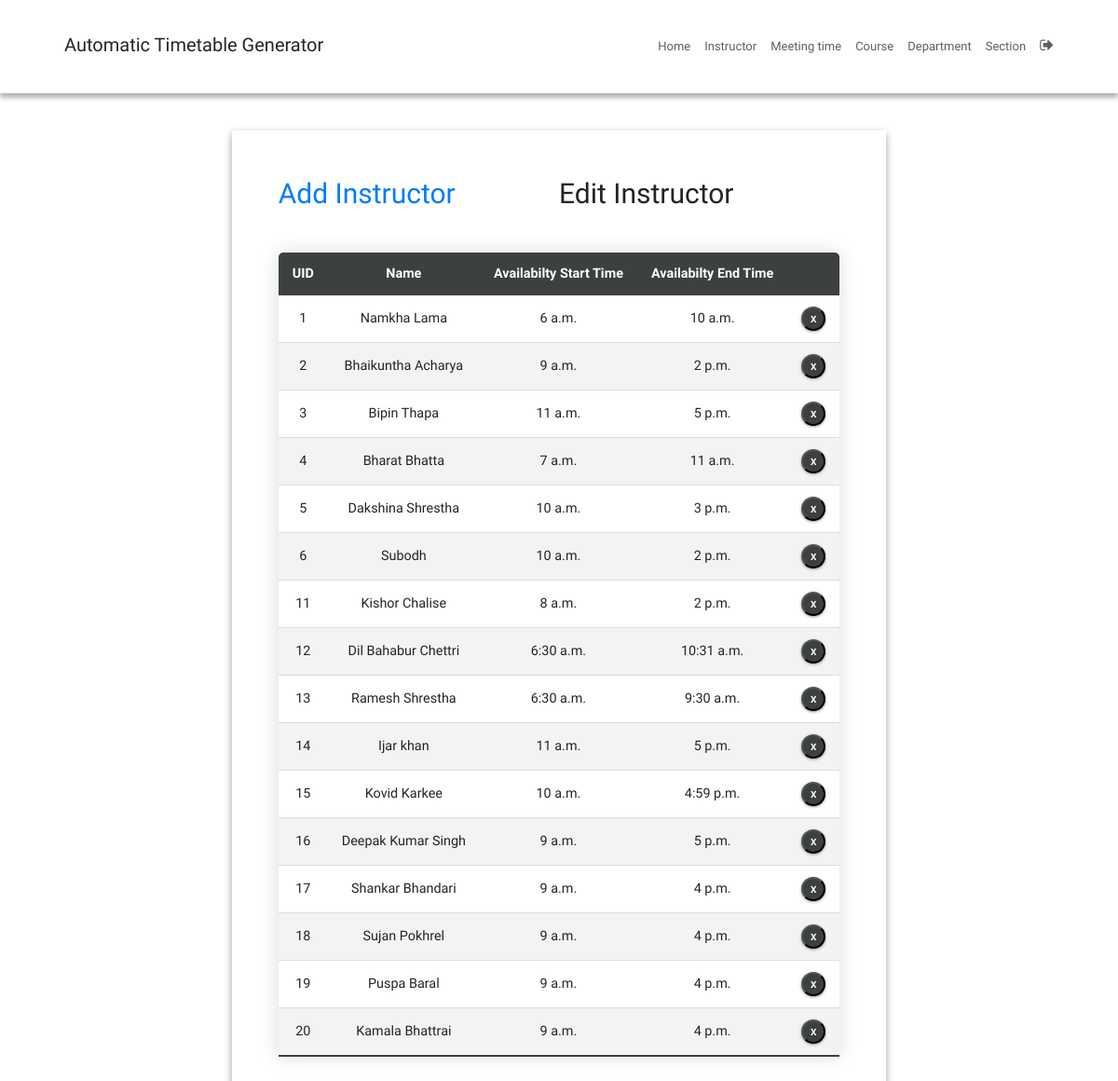
Page /instructorEdit/ (signed in) on the earlier database version.
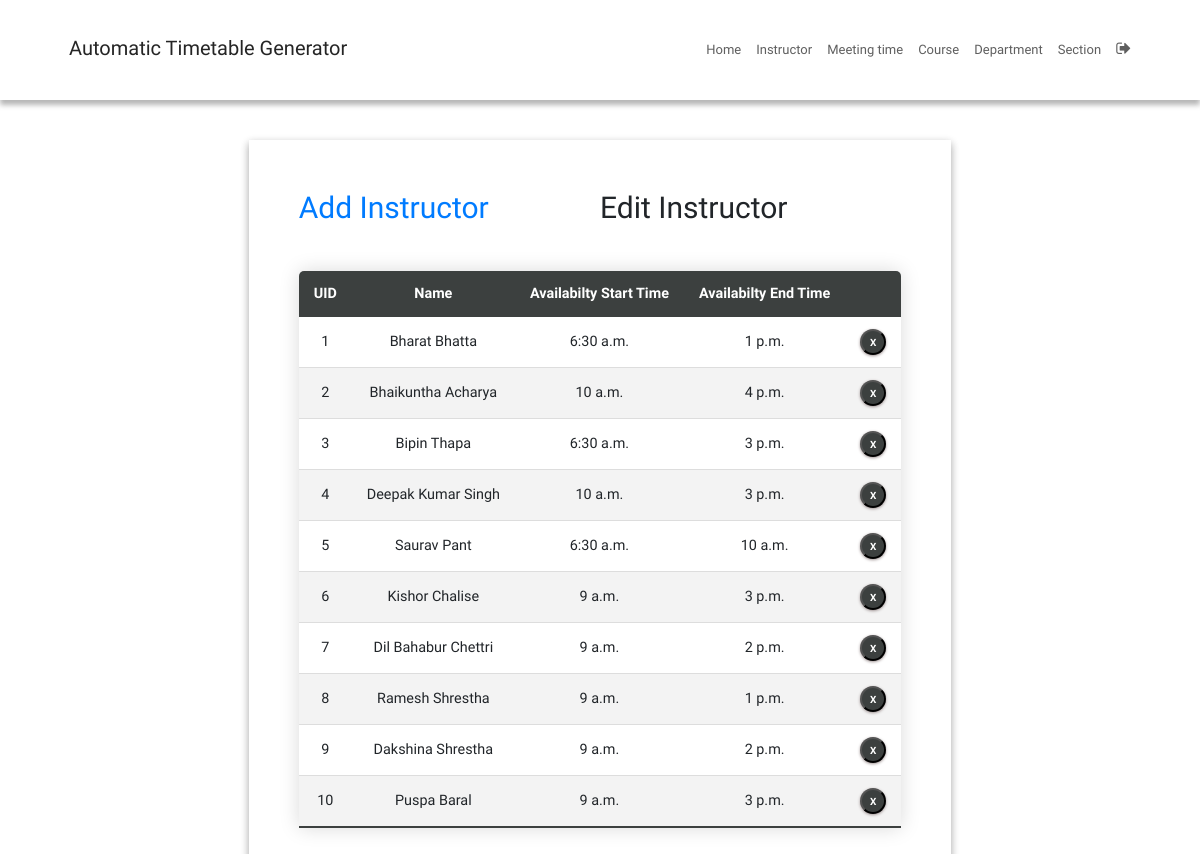
Same page on the later database version.
### SchedulerApp/models.py (models this page shows, shortened)
class Instructor(models.Model):
    uid = models.CharField(max_length=6)
    name = models.CharField(max_length=25)
    availability_start = models.TimeField(null=True)  # Start time in 24-hour format
    availability_end = models.TimeField(null=True)    # End time in 24-hour format

### SchedulerApp/views.py (the view)
# urls.py: path('instructorEdit/', instructorEdit, name='instructorEdit'),
@login_required
def instructorEdit(request):
    context = {'instructors': Instructor.objects.all()}
    return render(request, 'instructorEdit.html', context)

### SchedulerApp/templatetags/index.py (called while the page is built)
@register.tag
def active(parser, token):
    args = token.split_contents()
    template_tag = args[0]
    if len(args) < 2:
        raise (template.TemplateSyntaxError, f'{template_tag} tag requires at least one argument')
    return NavSelectedNode(args[1:])

    def render(self, context):
        path = context['request'].path
        for p in self.patterns:
            pValue = template.Variable(p).resolve(context)
            if path == pValue:
                return 'active'
        return ''

### templates/instructorEdit.html (shortened to what this page needs)
{% extends 'base.html' %}
{% block content %}
{% load static %}
<fieldset class="fieldset">
  <div class="tablink">
    <a href="{% url 'instructorAdd'%}">
      <h1 onclick="openPage('new')" id="defaultOpen">Add Instructor</h1>
    </a>
    <h1 onclick="openPage('edit')" id="link_to_edit">Edit Instructor</h1>
  </div>
  <div class="tabcontent" id="edit">
    <table class="editTable">
      <thead>
        <tr class="table-headers">
          <th>UID</th>
          <th>Name</th>
          <th>Availabilty Start Time</th>
          <th>Availabilty End Time</th>
          <th class="empty"></th>
        </tr>
      </thead>
      <tbody>
        {% for inst in instructors %}
        <tr>
          <td>{{inst.uid}}</td>
          <td>{{inst.name}}</td>
          <td>{{inst.availability_start}}</td>
          <td>{{inst.availability_end}}</td>
          <td class="empty">
            <form action="{% url 'deleteinstructor' inst.id %}" method="post">
              <input type="submit" value="X" class="cross">
            </form>
          </td>
        </tr>
        {% endfor %}
      </tbody>
    </table>
  </div>
</fieldset>
{% endblock %}

### templates/base.html (shortened to what this page needs)
{% load static %}
{% load index %}
{% url 'home' as home %}
{% url 'instructorAdd' as instructorAdd %}
{% url 'roomAdd' as roomAdd %}
{% url 'meetingTimeAdd' as meetingTimeAdd %}
{% url 'courseAdd' as courseAdd %}
{% url 'departmentAdd' as departmentAdd %}
{% url 'sectionAdd' as sectionAdd %}
<!DOCTYPE html>
<html lang="en">
  <head>
    <link
      rel="stylesheet"
      href="https://stackpath.bootstrapcdn.com/bootstrap/4.3.1/css/bootstrap.min.css"
    />
    <link
      rel="stylesheet"
      href="https://cdnjs.cloudflare.com/ajax/libs/font-awesome/4.7.0/css/font-awesome.min.css"
    />
    <link
      rel="stylesheet"
      type="text/css"
      href="{% static 'CSS/style.css' %}"
    />
  </head>
  <body>
    <div class="main">
      <nav class="navbar">
        <div class="navbar-container">
          <div class="logo">
            <h2><a href="{{ home }}">Automatic Timetable Generator</a></h2>
          </div>
          <ul class="menu-items">
            <li class="{% active request home %}">
              <a href="{{ home }}">Home</a>
            </li>
            <li class="{% active request instructorAdd %}">
              <a href="{{ instructorAdd }}">Instructor</a>
            </li>
            <li class="{% active request meetingTimeAdd %}">
              <a href="{{ meetingTimeAdd }}">Meeting time</a>
            </li>
            <li class="{% active request courseAdd %}">
              <a href="{{ courseAdd }}">Course</a>
            </li>
            <li class="{% active request departmentAdd %}">
              <a href="{{ departmentAdd }}">Department</a>
            </li>
            <li class="{% active request sectionAdd %}">
              <a href="{{ sectionAdd }}">Section</a>
            </li>
            {% if user.is_authenticated %}
            <li>
              <a href="{% url 'logout' %}"
                ><i style="font-size: 1.6rem" class="fa">&#xf08b;</i></a
              >
            </li>
            {% endif %}
          </ul>
        </div>
      </nav>
      <div class="container-fluid">
        <div class="row">
          <div
            class="col-md-12 col-xxl-12 col-xl-12 col-sm-12 ml-auto col-lg-12 formpart"
          >
            {% block content %} {% endblock %}
          </div>
        </div>
      </div>
    </div>
  </body>
</html>

### static/CSS/style.css (style rules this page uses)
:root { --green4: #343837; --green5: #303333; --green6: #454a49; --green7: #3c403f; --white: #fff; --grey: #aaa; --dark-grey: #444; --light-grey: #a29999; --lighter-grey: #dddddd; --lightest-grey: #f3f3f3; --box-shadow: #9e9292; }
html { font-size: 100%; box-sizing: border-box; scroll-behavior: smooth; }
html, body { margin: 0; padding: 0; width: 100vw; min-height: 100%; text-rendering: optimizeLegibility; font-family: "Quicksand", sans-serif; font-size: 62.5%; }
body { position: relative; }
a { text-decoration: none; }
.logo h2 { color: var(--green3); }
.logo h2 a { text-decoration: none; color: inherit; }
.navbar { box-shadow: 0px 5px 5px 0px var(--grey); position: relative; width: 100%; background: var(--white); color: #000; opacity: 0.85; height: 10rem; z-index: 12; }
.navbar-container { max-width: 1200px; width: 90%; margin: auto; display: flex; justify-content: space-between; height: auto; align-items: center; }
.menu-items { order: 2; display: flex; margin-bottom: 0px; }
.menu-items li { list-style: none; margin-left: 1.5rem; font-size: 1.2rem; position: relative; }
.menu-items a { text-decoration: none; color: var(--dark-grey); position: relative; font-size: 1.3rem; font-weight: 500; transition: color 0.3s ease-in-out; }
.logo { order: 1; font-size: 3rem; }
.container-fluid { position: relative; top: 4rem; padding-bottom: 4rem; }
.menu-items li::before { content: ''; position: absolute; left: 0; bottom: -3px; width: 100%; height: 3px; background: #ff3f3f; transform-origin: center; transform: scaleX(0); }
fieldset { padding: 50px; border-radius: 0 0 8px 8px; background: transparent; box-shadow: rgba(0, 0, 0, 0.145) 0px 4px 8px, rgba(0, 0, 0, 0.24) 0px 3px 8px; border-top: 5px solid var(--green1); }
.fieldset { min-width: 65rem; font-size: 1.6rem; }
.formpart { display: flex; justify-content: center; height: auto; width: 100%; }
.tablink { display: grid; grid-template-columns: 1fr 1fr; }
.tablink h1 { color: var(--green3); padding-bottom: 2rem; cursor: pointer; font-size: 3rem; }
.tabcontent { display: grid; gap: 3rem; }
.editTable, .timetable { border-collapse: collapse; margin-top: 2rem; font-size: 0.9em; min-width: 40rem; border-radius: 5px 5px 0 0; overflow: hidden; box-shadow: 0 0 20px rgba(0, 0, 0, 0.15); text-align: center; }
.editTable thead tr, .timetable thead tr { background-color: var(--green7); color: var(--white); font-weight: bold; }
.editTable th, .editTable td, .timetable th, .timetable td { padding: 1.2rem 1.5rem; }
.editTable tbody tr, .timetable tbody tr { border-bottom: 1px solid var(--lighter-grey); }
.editTable tbody tr:nth-of-type(even), .timetable tbody tr:nth-of-type(even) { background-color: var(--lightest-grey); }
.editTable tbody tr:last-of-type, .timetable tbody tr:last-of-type { border-bottom: 2px solid var(--green7); }
.empty form { display: flex; justify-content: center; }
.cross { border-radius: 50%; font-size: 1rem; font-weight: bold; box-shadow: 0px 1px 3px 0px var(--box-shadow); padding: 4px; color: var(--white); background-color: var(--green7); cursor: pointer; width: 2.6rem; height: 2.6rem; }

Differences in the rows shown:
removed Instructor: uid "1", name "Namkha Lama", availability_start "6 a.m.", availability_end "10 a.m."
removed Instructor: uid "2", name "Bhaikuntha Acharya", availability_start "9 a.m.", availability_end "2 p.m."
removed Instructor: uid "3", name "Bipin Thapa", availability_start "11 a.m.", availability_end "5 p.m."
removed Instructor: uid "4", name "Bharat Bhatta", availability_start "7 a.m.", availability_end "11 a.m."
removed Instructor: uid "5", name "Dakshina Shrestha", availability_start "10 a.m.", availability_end "3 p.m."
removed Instructor: uid "6", name "Subodh", availability_start "10 a.m.", availability_end "2 p.m."
removed Instructor: uid "11", name "Kishor Chalise", availability_start "8 a.m.", availability_end "2 p.m."
removed Instructor: uid "12", name "Dil Bahabur Chettri", availability_start "6:30 a.m.", availability_end "10:31 a.m."
removed Instructor: uid "13", name "Ramesh Shrestha", availability_start "6:30 a.m.", availability_end "9:30 a.m."
removed Instructor: uid "14", name "Ijar khan", availability_start "11 a.m.", availability_end "5 p.m."
removed Instructor: uid "15", name "Kovid Karkee", availability_start "10 a.m.", availability_end "4:59 p.m."
removed Instructor: uid "16", name "Deepak Kumar Singh", availability_start "9 a.m.", availability_end "5 p.m."
removed Instructor: uid "17", name "Shankar Bhandari", availability_start "9 a.m.", availability_end "4 p.m."
removed Instructor: uid "18", name "Sujan Pokhrel", availability_start "9 a.m.", availability_end "4 p.m."
removed Instructor: uid "19", name "Puspa Baral", availability_start "9 a.m.", availability_end "4 p.m."
removed Instructor: uid "20", name "Kamala Bhattrai", availability_start "9 a.m.", availability_end "4 p.m."
added Instructor: uid "1", name "Bharat Bhatta", availability_start "6:30 a.m.", availability_end "1 p.m."
added Instructor: uid "2", name "Bhaikuntha Acharya", availability_start "10 a.m.", availability_end "4 p.m."
added Instructor: uid "3", name "Bipin Thapa", availability_start "6:30 a.m.", availability_end "3 p.m."
added Instructor: uid "4", name "Deepak Kumar Singh", availability_start "10 a.m.", availability_end "3 p.m."
added Instructor: uid "5", name "Saurav Pant", availability_start "6:30 a.m.", availability_end "10 a.m."
added Instructor: uid "6", name "Kishor Chalise", availability_start "9 a.m.", availability_end "3 p.m."
added Instructor: uid "7", name "Dil Bahabur Chettri", availability_start "9 a.m.", availability_end "2 p.m."
added Instructor: uid "8", name "Ramesh Shrestha", availability_start "9 a.m.", availability_end "1 p.m."
added Instructor: uid "9", name "Dakshina Shrestha", availability_start "9 a.m.", availability_end "2 p.m."
added Instructor: uid "10", name "Puspa Baral", availability_start "9 a.m.", availability_end "3 p.m."
